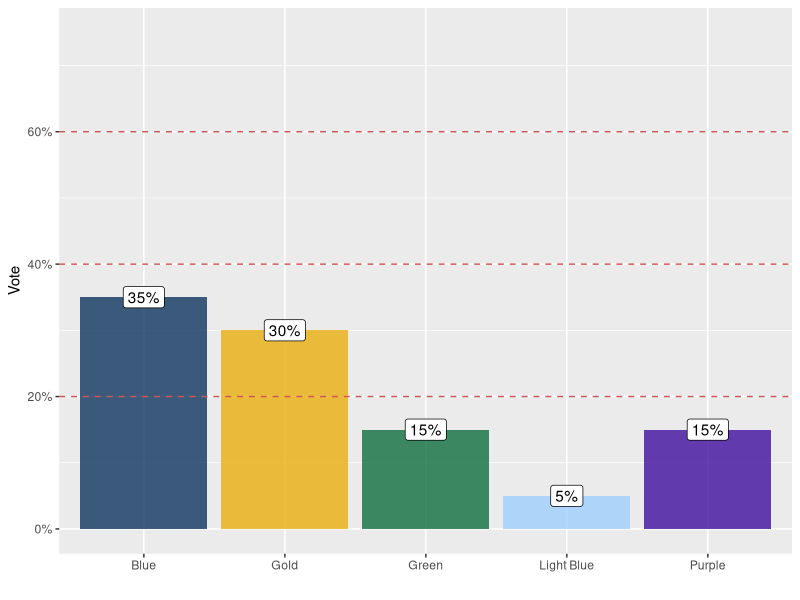
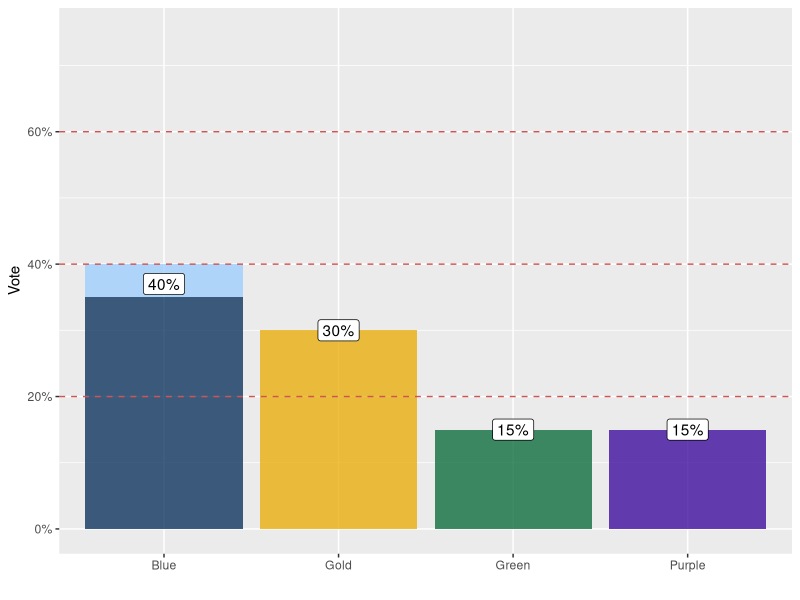
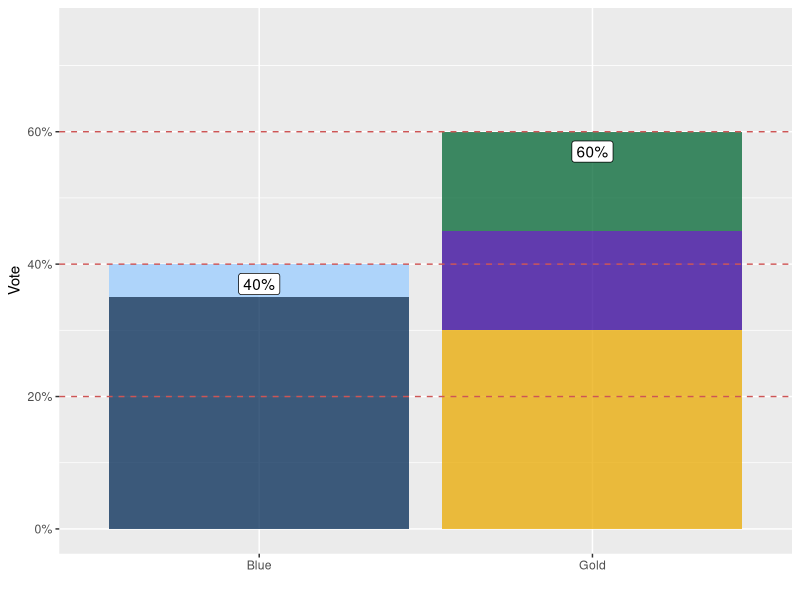

The R source for these figures, in order:
## ---- chunk 1

knitr::opts_chunk$set( message=FALSE, warning=FALSE, echo=FALSE )

library("tidyverse")
library("sf")
library("flextable")

h1 <- officer::fp_border(color="black", width=2)
h2 <- officer::fp_border(color="black", width=1)
h3 <- officer::fp_border(color="black", width=0.5, style="dashed" )


nrow_part <- function(x, part){
  if( is.null(x[[part]]) )
    0
  else if( is.null(x[[part]]$dataset) )
    0
  else nrow(x[[part]]$dataset)
}



theme_zebra2 <- function (x, odd_header = "#CFCFCF", odd_body = "#EFEFEF", 
    even_header = "white", even_body = "white") 
{
    h_nrow <- nrow_part(x, "header")
    f_nrow <- nrow_part(x, "footer")
    b_nrow <- nrow_part(x, "body")
    x <- border_remove(x)
    x <- padding(x = x, padding = 2, part = "all")
    x <- align(x = x, align = "center", part = "header")
    if (h_nrow > 0) {
        even <- seq_len(h_nrow)%%2 == 0
        odd <- !even
        x <- bg(x = x, i = odd, bg = odd_header, part = "header")
        x <- bg(x = x, i = even, bg = even_header, part = "header")
        x <- bold(x = x, bold = TRUE, part = "header")
    }
    if (f_nrow > 0) {
        even <- seq_len(f_nrow)%%2 == 0
        odd <- !even
        x <- bg(x = x, i = odd, bg = odd_header, part = "footer")
        x <- bg(x = x, i = even, bg = even_header, part = "footer")
        x <- bold(x = x, bold = TRUE, part = "footer")
    }
    if (b_nrow > 0) {
        even <- seq_len(b_nrow)%%2 == 0
        odd <- !even
        x <- bg(x = x, i = odd, bg = odd_body, part = "body")
        x <- bg(x = x, i = even, bg = even_body, part = "body")
    }
    x <- align_text_col(x, align = "left", header = TRUE)
    x <- align_nottext_col(x, align = "right", header = TRUE)
    x
}


## ---- chunk 2

rank_01 <- tibble(
  Rank      = c( 3, 2, 1),
  Candidate = c("Calvin", "Hobbes", "Suzie" )
)


rank_01 %>% 
  flextable() %>% # theme_zebra() %>%
  theme_zebra2() %>% 
  align( part="all", align="center" ) %>% 
  border( part="header", border.top=h1, border.bottom=h1 ) %>%
  border( part="body"  , i=3, border.bottom=h1 ) %>%
  set_table_properties( layout="autofit", width=0.25 )

## ---- chunk 3


rank_02 <- tibble(
  Votes = c( "Proportion", "Rank 1", "Rank 2", "Rank 3"       ),
  CHS   = c( "40%", "Calvin", "Hobbes", "Suzie"  ),
  HSC   = c( "35%", "Hobbes", "Suzie" , "Calvin" ),
  SHC   = c( "25%", "Suzie" , "Hobbes", "Calvin" )
)

rank_02 %>% 
  flextable() %>% theme_zebra2() %>%
  align( part="all", align="center" ) %>% 
  border( part="header", border.top=h1, border.bottom=h1 ) %>%
  border( part="body"  , i=1, border.bottom=h3 ) %>%
  border( part="body"  , i=4, border.bottom=h1 ) %>%
  border( part="body"  , j=1, border.right=h2 ) %>%
  set_table_properties( layout="autofit", width=0.4 )





## ---- chunk 4

borda_count <- function( ballots ){
  # ballots <- rank_02
  
  props_00 <- str_replace( ballots[1,-1], "%", "" )
  props_01 <- as.numeric( props_00 )/100
  
  
  ballots_00 <- ballots[-1,-1]
  
  borda_cand  <- sort( ballots_00[[ colnames(ballots_00)[1]  ]] )
  borda_count <- rep( 0 , length(borda_cand) )
  
  ballots_01 <- as.data.frame(ballots_00)
  for( ii in 1:nrow(ballots_00) ){
    ballots_01[ii,] <- str_c( ballots_00[ii,], " = ", ii )
  }
  
  ballots_02 <- apply( ballots_01, 2, FUN="sort" )
  
  
  for( ii in 1:length(borda_cand) ){
    tally0 <- str_replace( ballots_02[ii,], str_c( borda_cand[ii], " = "), "" )
    tally1 <- as.numeric( tally0 )
    points <- length(borda_cand) + 1 - tally1
    borda_count[ii] <- sum( props_01*points )
  }
  
  borda_counts <- tibble(
    Candidate = borda_cand,
    Count     = borda_count
  )
  
  return( borda_counts )
  
}

count02 <- borda_count( rank_02 )


## ---- chunk 5

count02  %>% 
  flextable() %>% theme_zebra2() %>%
  align( part="all", align="center" ) %>% 
  border( part="header", border.top=h1, border.bottom=h1 ) %>%
  border( part="body"  , i=3, border.bottom=h1 ) %>%
  set_table_properties( layout="autofit", width=0.25 )

## ---- chunk 6


rank_03 <- tibble(
  Votes = c( "Proportion", "Rank 1", "Rank 2", "Rank 3"       ),
  CHS   = c( "35%", "Calvin", "Hobbes", "Suzie"  ),
  CSH   = c( "5%" , "Calvin", "Suzie", "Hobbes"  ),
  HCS   = c( "20%", "Hobbes", "Calvin", "Suzie" ),
  HSC   = c( "15%", "Hobbes", "Suzie" , "Calvin" ),
  SHC   = c( "20%", "Suzie" , "Hobbes", "Calvin" ),
  SCH   = c(  "5%", "Suzie" , "Calvin", "Hobbes" )
)

rank_03 %>% 
  flextable() %>% theme_zebra2() %>%
  align( part="all",align="center" ) %>% 
  border( part="header", border.top=h1, border.bottom=h1 ) %>%
  border( part="body"  , i=1, border.bottom=h3 ) %>%
  border( part="body"  , i=4, border.bottom=h1 ) %>%
  border( part="body"  , j=1, border.right=h2 )  %>%
  set_table_properties( layout="autofit", width=0.75 )



## ---- chunk 7

borda_count( rank_03 ) %>% 
  flextable() %>% theme_zebra2() %>%
  align( part="all", align="center" ) %>% 
  border( part="header", border.top=h1, border.bottom=h1 ) %>%
  border( part="body"  , i=3, border.bottom=h1 )  %>%
  set_table_properties( layout="autofit", width=0.25 )


## ---- chunk 8


rank_04 <- tibble(
  Votes = c( "Proportion", "Rank 1", "Rank 2", "Rank 3"       ),
  CHS   = c( "45%", "Calvin", "Hobbes", "Suzie"  ),
  HCS   = c( "5%", "Hobbes", "Calvin", "Suzie" ),
  HSC   = c( "5%", "Hobbes", "Suzie" , "Calvin" ),
  SHC   = c( "45%", "Suzie" , "Hobbes", "Calvin" )
)



rank_04 %>% 
  flextable() %>% theme_zebra2() %>%
  align( part="all",align="center" ) %>% 
  border( part="header", border.top=h1, border.bottom=h1 ) %>%
  border( part="body"  , i=1, border.bottom=h3 ) %>%
  border( part="body"  , i=4, border.bottom=h1 ) %>%
  border( part="body"  , j=1, border.right=h2 )  %>%
  set_table_properties( layout="autofit", width=0.5 )


## ---- chunk 9

borda_count( rank_04 ) %>% 
  flextable() %>% theme_zebra2() %>%
  align( part="all",align="center" ) %>% 
  border( part="header", border.top=h1, border.bottom=h1 ) %>%
  border( part="body"  , i=3, border.bottom=h1 )  %>%
  set_table_properties( layout="autofit", width=0.25 )


## ---- chunk 10

col_vec_4 <- c( "Blue"="#002855", "Gold"="#EAAA00",
                "Green"="#006633", "Purple"="#330099", "Light Blue"="#99CCFF" )

dat_stv_00 <- tibble(
  Candidate = rep( c("Blue", "Gold", "Green", "Purple", "Light Blue"), c(35,30,15,15,5) )
)

dat_stv <- dat_stv_00 %>% 
  group_by( Candidate ) %>% 
  summarize( N = n() ) %>% 
  mutate( Vote = N/100,
          pct = str_c(N, "%") )



ggplot( dat_stv , aes(x=Candidate, y=Vote) ) + 
  geom_bar( stat="identity"  ,aes(fill=Candidate), alpha=0.75 ) + 
  geom_label( aes(label=pct) ) + 
  scale_y_continuous( labels=scales::label_percent(), limits=c(0,0.75) ) + 
  scale_fill_manual( values=col_vec_4 ) + 
  theme( legend.position = "none" ) + 
  geom_hline( yintercept=c(0.20,0.40, 0.60), linetype="dashed", color="indianred3" ) + 
  labs( x="" )





## ---- chunk 11

dat_stv_00 <- tibble(
  Candidate = rep( c("Blue", "Gold", "Green", "Purple", "Light Blue"), c(35,30,15,15,5) )
)

dat_stv <- dat_stv_00 %>% 
  group_by( Candidate ) %>% 
  summarize( N = n() ) %>% 
  mutate( Vote = N/100,
          pct = str_c(N, "%"),
          Candidate2 = ifelse( Candidate=="Light Blue", "Blue", Candidate )
  ) %>% 
  group_by( Candidate2 ) %>% 
  mutate( Vote2 = sum(N)/100 ,
          pct   = str_c( sum(N), "%"),
          Candidate = recode_factor( Candidate, 
                                      "Light Blue"="Light Blue","Blue"="Blue",  
                                      "Gold"="Gold", "Green"="Green", "Purple"="Purple"),
          pct   = ifelse( Candidate=="Light Blue", NA, pct ),
          Vote2 = ifelse( Candidate=="Blue", Vote2-0.03, Vote2 )) 


ggplot( dat_stv , aes(x=Candidate2, y=Vote) ) + 
  geom_bar( stat="identity"  ,aes(fill=Candidate), alpha=0.75 ) + 
  geom_label( aes(y=Vote2, label=pct) ) + 
  scale_y_continuous( labels=scales::label_percent(), limits=c(0,0.75) ) + 
  scale_fill_manual( values=col_vec_4 ) + 
  theme( legend.position = "none" ) + 
  geom_hline( yintercept=c(0.20,0.40, 0.60), linetype="dashed", color="indianred3" ) + 
  labs( x="" )





## ---- chunk 12

dat_stv_00 <- tibble(
  Candidate = rep( c("Blue", "Gold", "Green", "Purple", "Light Blue"), c(35,30,15,15,5) )
)

dat_stv <- dat_stv_00 %>% 
  group_by( Candidate ) %>% 
  summarize( N = n() ) %>% 
  mutate( Vote = N/100,
          pct = str_c(N, "%"),
          Candidate2 = Candidate,
          Candidate2 = ifelse( Candidate2=="Light Blue", "Blue", Candidate2 ),
          Candidate2 = ifelse( Candidate2 %in% c("Green", "Purple") , "Gold", Candidate2 )
  ) %>% 
  group_by( Candidate2 ) %>% 
  mutate( Vote2 = sum(N)/100 ,
          pct   = str_c( sum(N), "%"),
          Candidate = recode_factor( Candidate, 
                                     "Light Blue"="Light Blue","Blue"="Blue",
                                     "Green"="Green", "Purple"="Purple",  
                                     "Gold"="Gold"),
          pct   = ifelse( Candidate %in% c("Light Blue","Green", "Purple"), NA, pct ),
          Vote2 = ifelse( Candidate=="Blue", Vote2-0.03, Vote2 ),
          Vote2 = ifelse( Candidate=="Gold", Vote2-0.03, Vote2 )
  ) 


ggplot( dat_stv , aes(x=Candidate2, y=Vote) ) + 
  geom_bar( stat="identity"  ,aes(fill=Candidate), alpha=0.75 ) + 
  geom_label( aes(y=Vote2, label=pct) ) + 
  scale_y_continuous( labels=scales::label_percent(), limits=c(0,0.75) ) + 
  scale_fill_manual( values=col_vec_4 ) + 
  theme( legend.position = "none" ) + 
  geom_hline( yintercept=c(0.20,0.40, 0.60), linetype="dashed", color="indianred3" ) + 
  labs( x="" )
